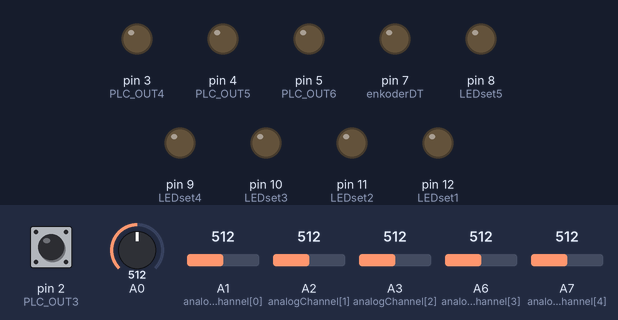
The sketch below on a simulated Arduino Nano, built with avr-gcc and run on an emulated ATmega328P. Shown: output pins drawn as LEDs (lit = HIGH). Inputs (shaded band) come from the test bench; at power-on: pin 2 (PLC_OUT3) HIGH, A0 = 512, A1 (analogChannel[0]) = 512, A2 (analogChannel[1]) = 512, A3 (analogChannel[2]) = 512, A6 (analogChannel[3]) = 512, A7 (analogChannel[4]) = 512.

Above: at 2.7 s.
2.8 s: pin 2 (PLC_OUT3) pulled LOW for 0.25 s
At 3.5 s:
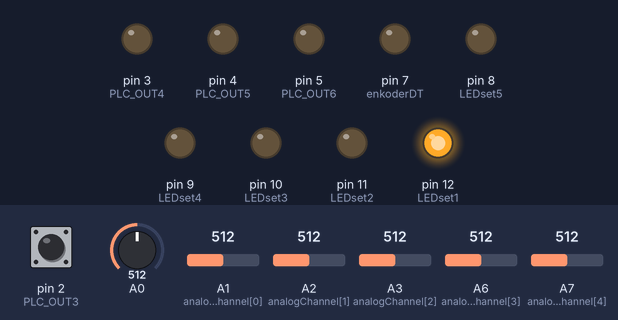
7.8 s: pin 2 (PLC_OUT3) pulled LOW for 1 s
At 12.1 s:
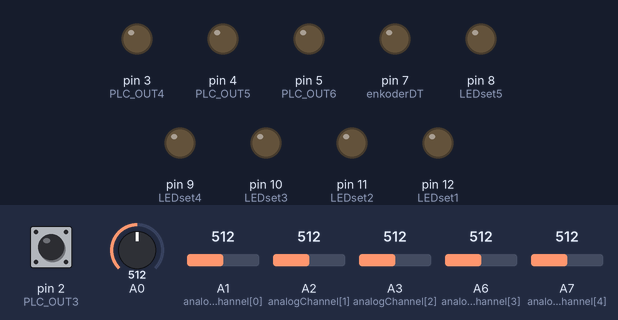
Timing chart, 0 to 13.6 s (numbered marks = the images above; inputs shaded):
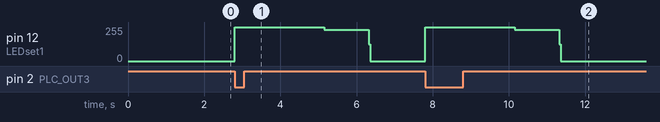

Measured:
- after the input at 2.8 s, pin 12 (LEDset1): 0/255 → 255/255 at once, → 233/255 2.4 s later, → 0/255 1.2 s later
- after the input at 7.8 s, pin 12 (LEDset1): 0/255 → 255/255 at once, → 233/255 2.4 s later, → 0/255 1.2 s later

The sketch:

PLC_measure_expander.ino
```cpp
#include <EEPROM.h>
#include <PCF8574.h>
#include <Wire.h>

#define PLC_OUT1 0
#define PLC_OUT2 1
#define PLC_OUT3 2
#define PLC_OUT4 3
#define PLC_OUT5 4
#define PLC_OUT6 5
#define enkoderBTN 2
#define enkoderCLK 6
#define enkoderDT 7
#define LEDset1 12
#define LEDset2 11
#define LEDset3 10
#define LEDset4 9
#define LEDset5 8
#define LEDlvl1 7
#define LEDlvl2 6
#define LEDlvl3 5
#define LEDlvl4 4
#define LEDlvl5 3

//poziom zerowy czujnika natężenia prądu
#define currentZeroLvl 512

PCF8574 expander;

int state = 0;
int lastState = 0;
int counter = 0;
int actualChannelSet = 1;
int currentLVL[5] = {0, 0, 0, 0, 0};
int currentADC = 0;
int currentADCscaled = 0;

void setup() {
  Serial.begin(9600);

  //ustawienia pinów IO
  expander.begin(0x20);
  expander.pinMode(0, OUTPUT);
  expander.pinMode(1, OUTPUT);
  expander.pinMode(2, OUTPUT);
  expander.pinMode(3, OUTPUT);
  expander.pinMode(4, OUTPUT);
  expander.pinMode(5, OUTPUT);
  expander.pinMode(6, INPUT);
  expander.pinMode(7, INPUT);
  expander.digitalWrite(PLC_OUT1, LOW);
  expander.digitalWrite(PLC_OUT2, LOW);
  expander.digitalWrite(PLC_OUT3, LOW);
  expander.digitalWrite(PLC_OUT4, LOW);
  expander.digitalWrite(PLC_OUT5, LOW);
  expander.digitalWrite(PLC_OUT6, LOW);

  //ustawienia LEDów
  pinMode(3, OUTPUT);
  pinMode(4, OUTPUT);
  pinMode(5, OUTPUT);
  pinMode(6, OUTPUT);
  pinMode(7, OUTPUT);
  pinMode(LEDset1, OUTPUT);
  pinMode(LEDset2, OUTPUT);
  pinMode(LEDset3, OUTPUT);
  pinMode(LEDset4, OUTPUT);
  pinMode(LEDset5, OUTPUT);

  pinMode(A0, INPUT);
  pinMode(A1, INPUT);
  pinMode(A2, INPUT);
  pinMode(A3, INPUT);
  pinMode(A6, INPUT);
  pinMode(A7, INPUT);

  //ustawienia pinów enkodera
  expander.pinMode(enkoderCLK, INPUT_PULLUP);
  expander.pinMode(enkoderDT, INPUT_PULLUP);
  pinMode(enkoderBTN, INPUT_PULLUP);
  attachInterrupt(digitalPinToInterrupt(enkoderBTN), setCurrentChannel, FALLING);
  lastState = expander.digitalRead(enkoderCLK);

  //odczytanie z pamięci wartości progowych dla pomiaru natężenia prądu (ACS712)
  EEPROM.get(0, currentLVL[0]);
  EEPROM.get(2, currentLVL[1]);
  EEPROM.get(4, currentLVL[2]);
  EEPROM.get(6, currentLVL[3]);
  EEPROM.get(8, currentLVL[4]);
}

void loop() {

  convertCurrentToImpulses();
  measureCurrent();

}

void convertCurrentToImpulses()
{
  //pomiar prądu i wygenerowanie proporcjonalnej serii impulsów do PLC
  int currentValue = analogRead(A0);
  int impulsesNumber = currentValue / 40;
  int T = 500 / impulsesNumber;
  for(int i = 0; i < impulsesNumber * 2; i++)
  {
    expander.digitalWrite(PLC_OUT1, LOW);
    delay(T);
    expander.digitalWrite(PLC_OUT1, HIGH);
    delay(T);
  }

}

void measureCurrent()
{

  int plcOut[5] = {PLC_OUT6, PLC_OUT5, PLC_OUT4, PLC_OUT3, PLC_OUT2};
  int analogChannel[5] = {A1, A2, A3, A6, A7};

  for (int i = 0; i < 5; i++)
  {
    currentADC = 0;

    for (int j = 0; j < 10; j++)
        {
          currentADC += analogRead(analogChannel[i]);
        }
        currentADC = currentADC /10;

      if(currentADC > currentZeroLvl)
      {
        currentADCscaled = currentADC - currentZeroLvl;
      }
      else
      {
        currentADCscaled = currentZeroLvl - currentADC;
      }


     if(currentADCscaled > (currentLVL[i]))
     {
       expander.digitalWrite(plcOut[i], LOW);
     }
     else
     {
       expander.digitalWrite(plcOut[i], HIGH);
     }

  }
}


void setCurrentChannel()
{
  //funckja pozwalająca zmienić wartość progową wybranego kanału

    int time = 0;
    while (time < 5000)    //wybór kanału (przez ograniczony czas od ostatniego przyciśnięcia / obrotu enkoderem)
    {
      state = expander.digitalRead(enkoderCLK);
      if(state != lastState)
      {
        if(expander.digitalRead(enkoderDT) != state)
        {
          actualChannelSet++;
          if(actualChannelSet < 1)
          {
            actualChannelSet = 5;
          }
        }
        else
        {
          actualChannelSet--;
          if(actualChannelSet > 5)
          {
            actualChannelSet = 1;
          }
        }
        time = 0;
        lastState = state;
      }
      digitalWrite(LEDset1, LOW);
      digitalWrite(LEDset2, LOW);
      digitalWrite(LEDset3, LOW);
      digitalWrite(LEDset4, LOW);
      digitalWrite(LEDset5, LOW);

      //zapalenie LED przy wejściu na którym będzie ustawiana wartość progowa
      if(actualChannelSet == 1)
      {
        digitalWrite(LEDset1, HIGH);
      }
      else
      {
        if(actualChannelSet == 2)
        {
          digitalWrite(LEDset2, HIGH);
        }
        else
        {
          if(actualChannelSet == 3)
          {
            digitalWrite(LEDset3, HIGH);
          }
          else
          {
            if(actualChannelSet == 4)
            {
              digitalWrite(LEDset4, HIGH);
            }
            else
            {
              if(actualChannelSet == 5)
              {
                digitalWrite(LEDset5, HIGH);
              }
            }
          }
        }
      }
      time++;

      //przejdź do ustawiania wartości progowej dla wybranego kanału jeśli przytrzymano przycisk enkodera
      if(digitalRead(enkoderBTN) == 0)
      {
        delay(300);
        if(digitalRead(enkoderBTN) == 0) setCurrentValue(actualChannelSet - 1);
      }
    }
    digitalWrite(LEDset1, LOW);
    digitalWrite(LEDset2, LOW);
    digitalWrite(LEDset3, LOW);
    digitalWrite(LEDset4, LOW);
    digitalWrite(LEDset5, LOW);
}

void setCurrentValue(int channel)
{
  int time = 0;
  while (time < 10000)    //ustawienie wartości progowej, której przekroczenie skutkuje zmianą stanu na wyjściu
    {
      state = expander.digitalRead(enkoderCLK);
      if(state != lastState)
      {
        if(expander.digitalRead(enkoderDT) != state)
        {
          currentLVL[channel] += 1;
          if(currentLVL[channel] > 512) currentLVL[channel]=512;
        }
        else
        {
          currentLVL[channel] -= 1;
          if(currentLVL[channel] < 0) currentLVL[channel]=0;
        }
        EEPROM.put(channel*2, currentLVL[channel]);  //zapis ustawienia do pamięci
        lastState = state;
        time = 0;
      }

    //wskaźnik LED wartości progowej
    if(currentLVL[channel] > 2)  //LED poziom 1
    {
      digitalWrite(LEDlvl1, HIGH);
    }
    else
    {
      digitalWrite(LEDlvl1, LOW);
    }
    if(currentLVL[channel] > 5)  //LED poziom 2
    {
      digitalWrite(LEDlvl2, HIGH);
    }
    else
    {
      digitalWrite(LEDlvl2, LOW);
    }
    if(currentLVL[channel] > 20)  //LED poziom 3
    {
      digitalWrite(LEDlvl3, HIGH);
    }
    else
    {
      digitalWrite(LEDlvl3, LOW);
    }
    if(currentLVL[channel] > 100)  //LED poziom 4
    {
      digitalWrite(LEDlvl4, HIGH);
    }
    else
    {
      digitalWrite(LEDlvl4, LOW);
    }
    if(currentLVL[channel] > 300)  //LED poziom 5
    {
      digitalWrite(LEDlvl5, HIGH);
    }
    else
    {
      digitalWrite(LEDlvl5, LOW);
    }
    time++;
  }
  digitalWrite(LEDlvl1, LOW);
  digitalWrite(LEDlvl2, LOW);
  digitalWrite(LEDlvl3, LOW);
  digitalWrite(LEDlvl4, LOW);
  digitalWrite(LEDlvl5, LOW);
  digitalWrite(LEDset1, LOW);
  digitalWrite(LEDset2, LOW);
  digitalWrite(LEDset3, LOW);
  digitalWrite(LEDset4, LOW);
  digitalWrite(LEDset5, LOW);
}
```
